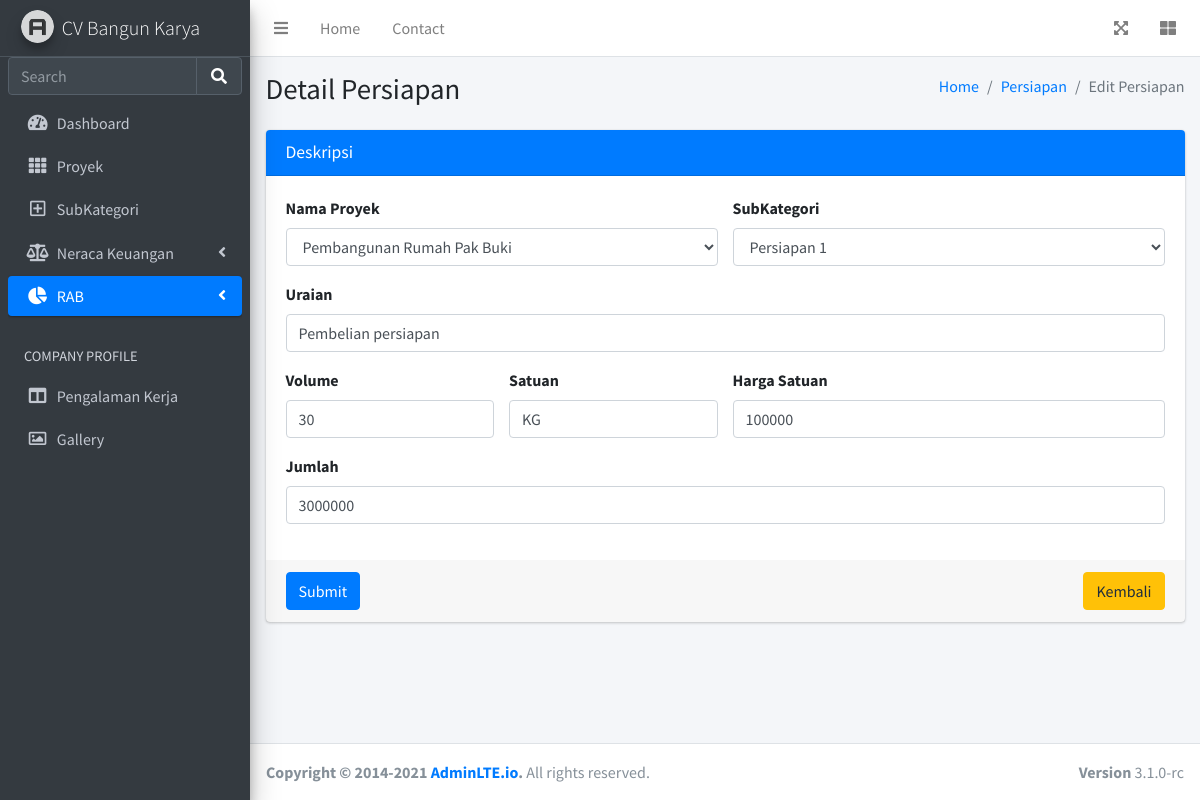
Screenshot of /persiapan/edit/1 with the database file from the repository.
### app.py (models this page shows)
class Persiapan(db.Model):
    id = db.Column(db.Integer, primary_key=True)
    nama_proyek = db.Column(db.String(100), nullable=False)
    uraian = db.Column(db.String(200), nullable=False)
    subkategori = db.Column(db.String(50), nullable=False)
    volume = db.Column(db.Integer, nullable=False)
    satuan = db.Column(db.String(20), nullable=False)
    harga_satuan = db.Column(db.Integer, nullable=False)
    jumlah = db.Column(db.Integer, nullable=False)
    date_created = db.Column(db.DateTime, default=datetime.utcnow)

class Proyek(db.Model):
    id = db.Column(db.Integer, primary_key=True)
    nama_proyek = db.Column(db.String(100), nullable=False)
    lokasi = db.Column(db.String(200), nullable=False)
    nama_klien = db.Column(db.String(100), nullable=False)
    no_hp = db.Column(db.String(20), nullable=False)
    tgl_mulai = db.Column(db.String(20), nullable=False)
    tgl_selesai = db.Column(db.String(20), nullable=False)
    date_created = db.Column(db.DateTime, default=datetime.utcnow)

class SubkategoriRAB(db.Model):
    id = db.Column(db.Integer, primary_key=True)
    nama = db.Column(db.String(100), nullable=False)
    kategori = db.Column(db.String(200), nullable=False)
    date_created = db.Column(db.DateTime, default=datetime.utcnow)

### app.py (the view)
@app.route('/persiapan/edit/<int:id>', methods=['POST', 'GET'])
def persiapan_edit(id):
    persiapan = Persiapan.query.get_or_404(id)
    if request.method == 'POST':
        persiapan.nama_proyek=request.form['nama_proyek']
        persiapan.uraian=request.form['uraian']
        persiapan.subkategori=request.form['subkategori']
        persiapan.volume=request.form['volume']
        persiapan.satuan=request.form['satuan']
        persiapan.harga_satuan=request.form['harga_satuan']
        persiapan.jumlah=request.form['jumlah']
        try:
            db.session.commit()
            flash('Data Persiapan Berhasil Diubah', 'bg-success')
            return redirect('/persiapan')
        except:
            flash('Data Gagal Diubah, Silahkan Coba Lagi', 'bg-danger')
            return redirect('/persiapan')
    else:
        proyek = Proyek.query.all()
        sub = SubkategoriRAB.query.filter_by(kategori='Persiapan').all()
        return render_template('/rab/persiapan/persiapan_edit.html', persiapan = persiapan, subkategori = sub, proyeks = proyek)

### templates/rab/persiapan/persiapan_edit.html (shortened to what this page needs)
{% extends 'base.html' %}
{% block status_rab %} active {% endblock %}
{% block body %}
<div class="content-wrapper">
    <section class="content-header">
      <div class="container-fluid">
        <div class="row mb-2">
          <div class="col-sm-6">
            <h1>Detail Persiapan</h1>
          </div>
          <div class="col-sm-6">
            <ol class="breadcrumb float-sm-right">
              <li class="breadcrumb-item"><a href="/">Home</a></li>
              <li class="breadcrumb-item"><a href="/persiapan">Persiapan</a></li>
              <li class="breadcrumb-item active">Edit Persiapan</li>
            </ol>
          </div>
        </div>
      </div>
    </section>
    <section class="content">
      <div class="container-fluid">
            <form action="/persiapan/edit/{{ persiapan.id }}" method="POST">
            <div class="card card-primary">
              <div class="card-header">
                <h3 class="card-title">Deskripsi</h3>
              </div>
              <div class="card-body">
                <div class="row">
                    <div class="col-md-6 form-group">
                        <label for="exampleInputEmail1">Nama Proyek</label>
                        <select class="form-control" name="nama_proyek" style="width: 100%;">
                          {% for proyek in proyeks %}
                          <option {% if persiapan.nama_proyek == proyek.nama_proyek %} value="{{ proyek.nama_proyek }}" selected {% endif %}>{{ proyek.nama_proyek }}</option>
                          {% endfor %}
                        </select>
                      </div>
                      <div class="col-md-6 form-group">
                        <label for="exampleInputEmail1">SubKategori</label>
                        <select class="form-control" name="subkategori" style="width: 100%;">
                          {% for sub in subkategori %}
                          <option {% if persiapan.subkategori == sub.nama %} value="{{ sub.nama }}" selected {% endif %}>{{ sub.nama }}</option>
                          {% endfor %}
                        </select>
                      </div>
                </div>
                <div class="form-group">
                <label for="exampleInputEmail1">Uraian</label>
                <input type="text" class="form-control" name="uraian" value="{{ persiapan.uraian }}">
                </div>
                <div class="row">
                <div class="col-sm-3 form-group">
                    <label for="exampleInputEmail1">Volume</label>
                    <input type="text" class="form-control" name="volume" value="{{ persiapan.volume }}">
                </div>
                <div class="col-sm-3 form-group">
                    <label for="exampleInputEmail1">Satuan</label>
                    <input type="text" class="form-control" name="satuan" value="{{ persiapan.satuan }}">
                </div>
                <div class="col-sm-6 form-group">
                    <label for="exampleInputEmail1">Harga Satuan</label>
                    <input type="text" class="form-control" name="harga_satuan" value="{{ persiapan.harga_satuan }}">
                </div>
                </div>
                <div class="form-group">
                    <label for="exampleInputEmail1">Jumlah</label>
                    <input type="text" class="form-control" name="jumlah" value="{{ persiapan.jumlah }}">
                </div>
            </div>
                <div class="card-footer">
                  <button type="submit" class="btn btn-primary">Submit</button>
                  <a href="/pengeluaran" class="btn btn-warning float-right">Kembali</a>
                </div>
            </div>
            </form>
      </div>
    </section>
  </div>
{% endblock %}

### rows the page displays
Persiapan: nama_proyek "Pembangunan Rumah Pak Buki", subkategori "Persiapan 1", uraian "Pembelian persiapan", volume "30", satuan "KG", harga_satuan "100000", jumlah "3000000"
